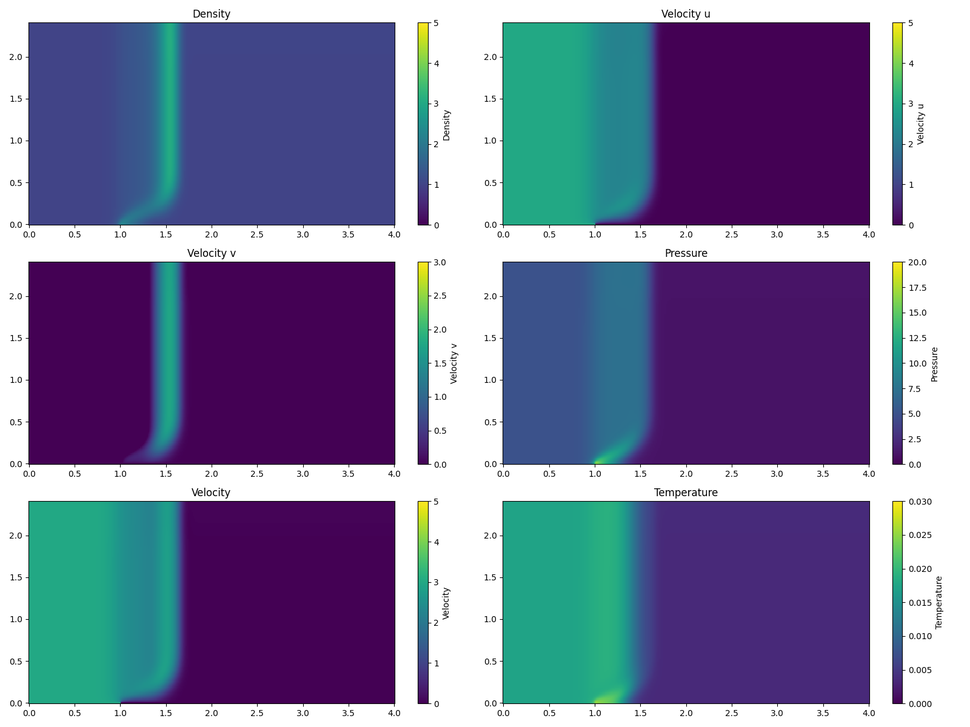
#> input picture final/fig/ftcs/gif/shock_wave_001s.png, 970 x 727 px, shrunk from 1600 x 1200 before the run, found by its file name; its folder holds 4 pictures in this run
$ python draw_gif.py
#> lines starting #> are read from the running program, lines starting #| are printed output that depends on the picture
from PIL import Image
import os

# 读取图像文件
image_folder = './fig/lax/gif/'  # 图像文件夹路径
image_files = sorted([img for img in os.listdir(
    image_folder) if img.endswith('.png')])

# 打开图像并存储在列表中
images = [Image.open(os.path.join(image_folder, img)) for img in image_files]
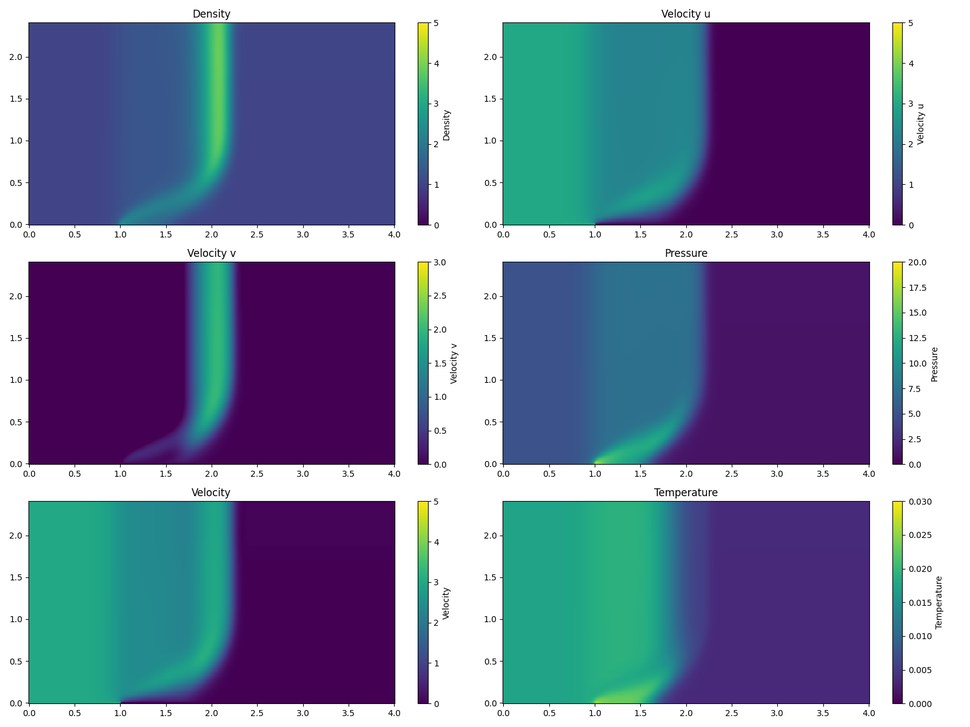
#> input picture final/fig/ftcs/gif/shock_wave_002s.png, 970 x 727 px, shrunk from 1600 x 1200 before the run, found by its file name
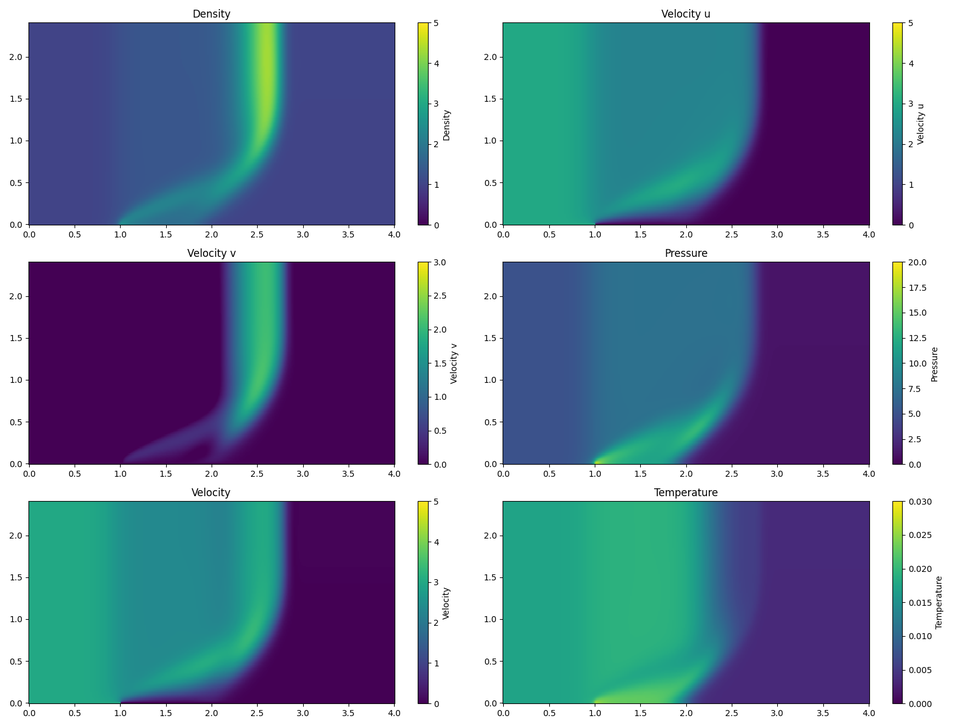
#> input picture final/fig/ftcs/gif/shock_wave_003s.png, 970 x 727 px, shrunk from 1600 x 1200 before the run, found by its file name
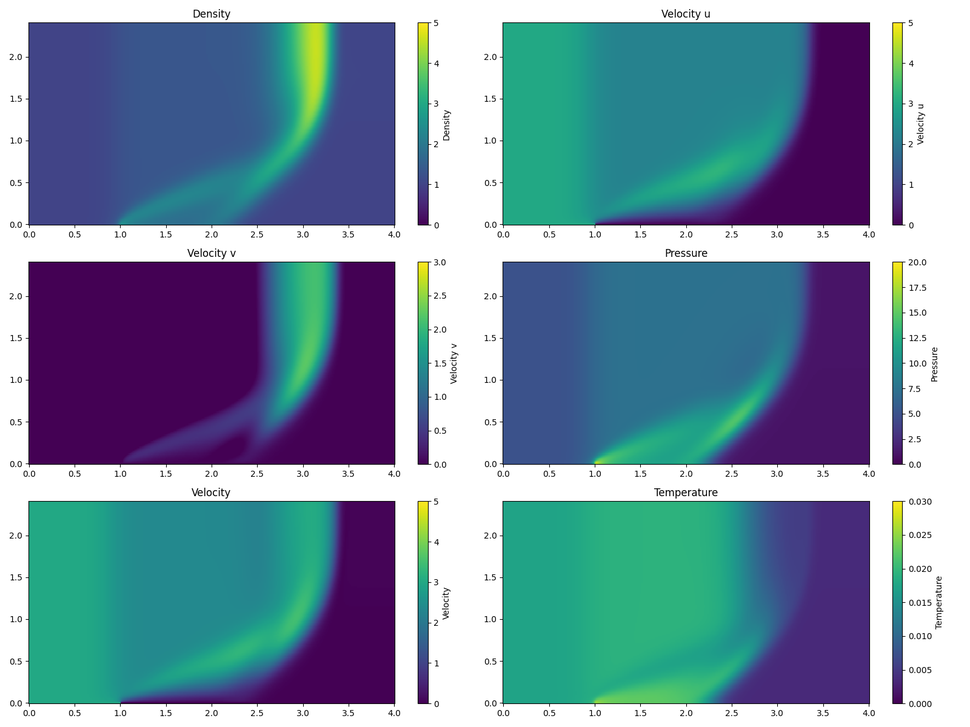
#> input picture final/fig/ftcs/gif/shock_wave_004s.png, 970 x 727 px, shrunk from 1600 x 1200 before the run, found by its file name

# 保存为GIF
gif_path = './fig/lax/gif/output.gif'
images[0].save(gif_path, save_all=True, append_images=images[1:],
               optimize=False, duration=100, loop=0)

print(f"GIF saved as {gif_path}")
